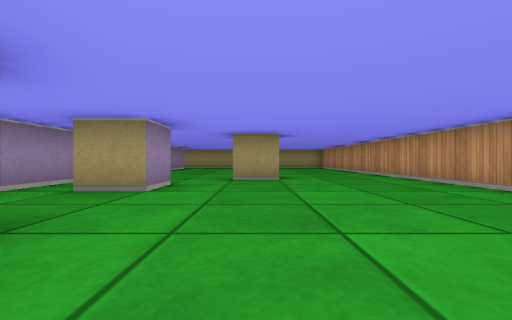
[1] (above)

17 first-person views from a walk through a cub3D ray-caster map. The camera is about half as high as the walls, looks level and sees 90° across. The floor is counted in squares. Each view is taken from the middle of a square. On the plan, view 1 faces up. The plan holds only what a view shows up to about 9 squares ahead; the rest is blank.

[2]
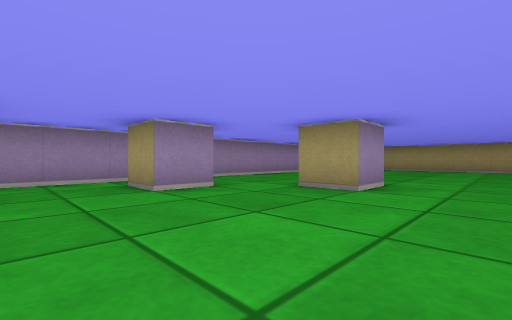

[3]
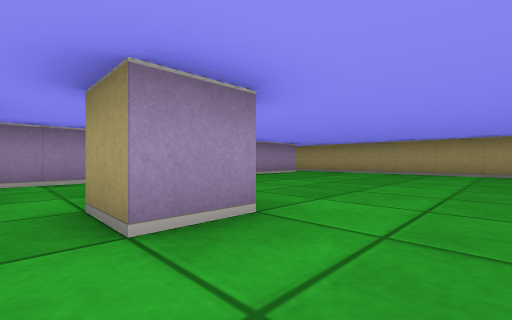

[4]
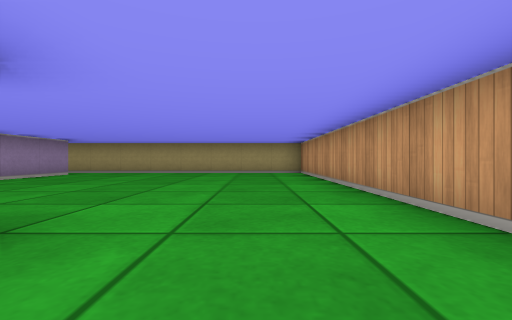

[5]
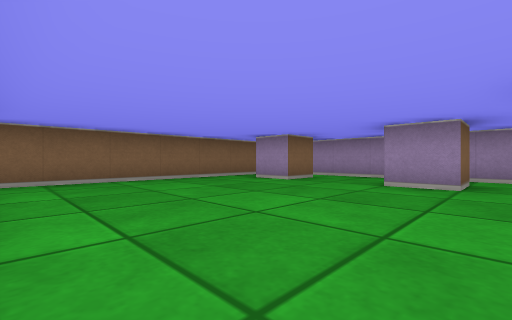

[6]
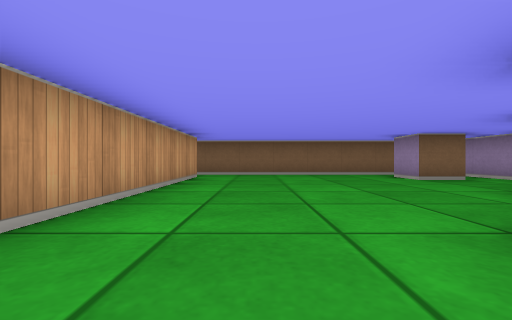

[7]
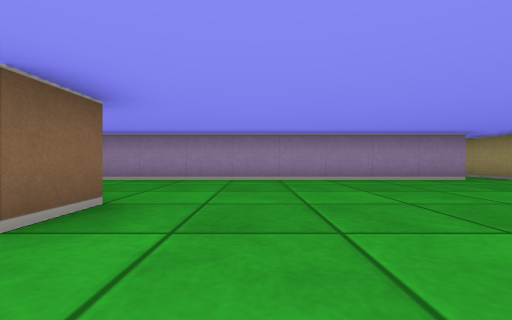

[8]
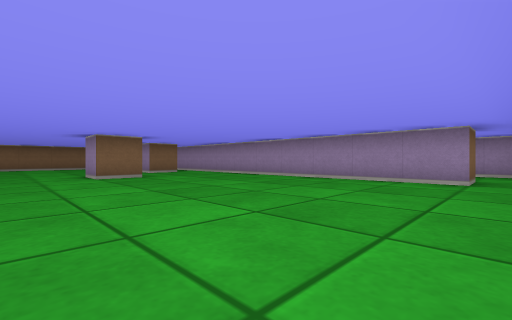

[9]
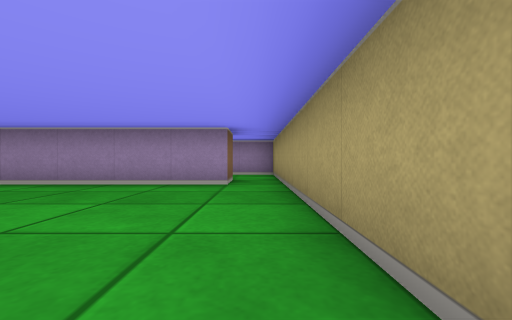

[10]
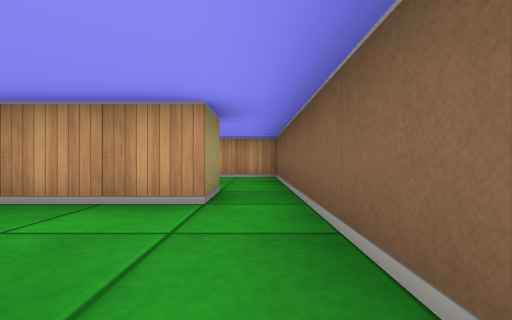

[11]
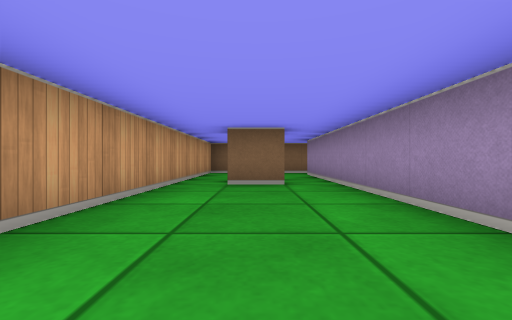

[12]
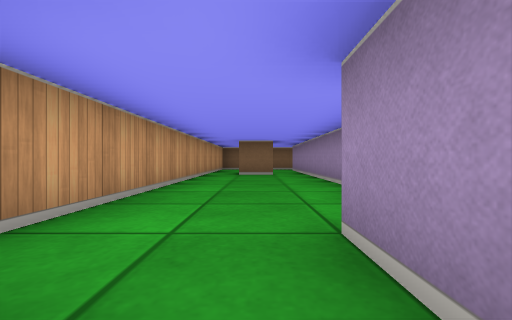

[13]
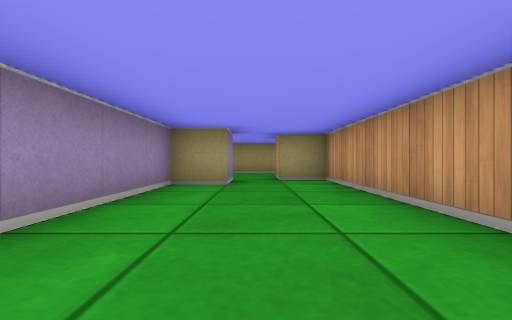

[14]
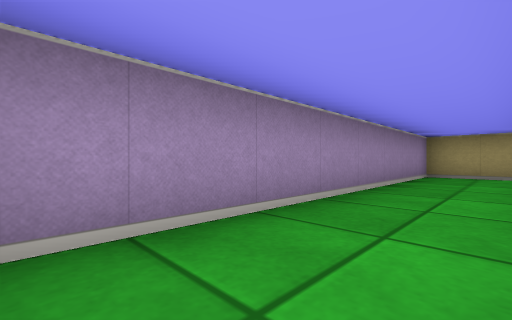

[15]
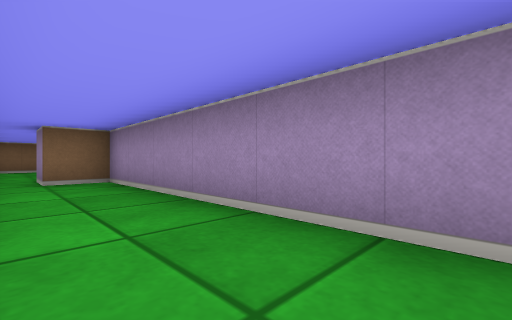

[16]
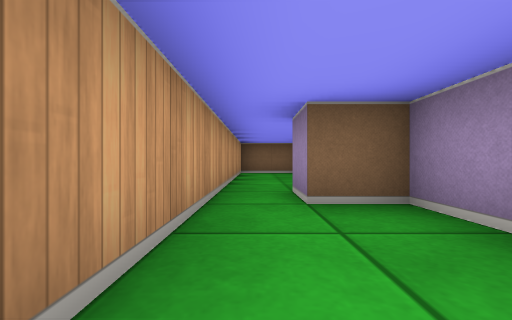

[17]
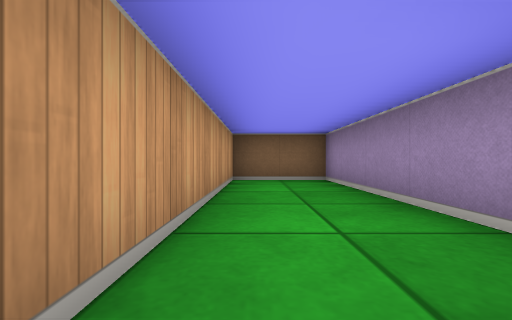

### Floor plan
Ten units are one square. View 1 is at (0, 0); x grows to the right and y downward. Boxes are objects, and circles mark ways between rooms. Rooms are numbered by the first view taken in them; rooms with no view inside come last. Other rooms are left out.
<svg viewBox="-70 -140 150 150">
<path fill="none" stroke="#000" d="M-6 -65 5 -65 5 -55 -5 -55M-25 -45 -15 -45 -15 -35 -25 -35M-26 -15 -15 -15 -15 -5M-35 -125 -35 -2M-25 5 45 5M45 -5 35 -5 35 -135 -35 -135M54 -35 65 -35M55 -105 55 -95 45 -95 45 -5M45 5 75 5 75 -105 65 -105M65 -105 65 -114M68 -135 52 -135M-45 -125 -35 -125M-35 -135 -65 -135 -65 -55 -55 -55M-45 -55 -45 -75M-65 -35 -65 5 -45 5 -45 -55M-55 -55 -55 -45"/>
<circle cx="40" cy="0" r="3" fill="#2a7"/>
<circle cx="-40" cy="-130" r="3" fill="#2a7"/>
<circle cx="60" cy="-100" r="3" fill="#2a7"/>
<circle cx="-50" cy="-50" r="3" fill="#2a7"/>
<text x="0" y="-70">1</text>
<text x="60" y="-50">2</text>
<text x="60" y="-120">3</text>
<text x="-50" y="-100">4</text>
<text x="-50" y="-20">5</text>
</svg>
Room 1 opens to room 2. Room 1 opens to room 4. Room 2 opens to room 3. Room 4 opens to room 5.

Where each view was taken, in squares from view 1:
view 1: 0 up, 0 right, facing up
view 2: 2 up, 2 right, facing up-left
view 3: 5 up, 2 right, facing up-left
view 4: 5 up, 2 right, facing up
view 5: 5 up, 3 right, facing down-left
view 6: 7 up, 2 right, facing down
view 7: 8 up, 2 right, facing left
view 8: 13 up, 2 right, facing down-left
view 9: 13 up, 1 right, facing left
view 10: 0 up, 1 right, facing right
view 11: 8 up, 6 right, facing down
view 12: 11 up, 6 right, facing down
view 13: 5 up, 6 right, facing up
view 14: 6 up, 5 left, facing up-left
view 15: 11 up, 5 left, facing down-left
view 16: 8 up, 5 left, facing down
view 17: 5 up, 5 left, facing down
